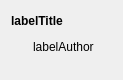
<?xml version="1.0" encoding="UTF-8"?>
<ui version="4.0">
 <class>SoundfontCell</class>
 <widget class="QWidget" name="SoundfontCell">
  <property name="geometry">
   <rect>
    <x>0</x>
    <y>0</y>
    <width>123</width>
    <height>80</height>
   </rect>
  </property>
  <property name="windowTitle">
   <string>Form</string>
  </property>
  <layout class="QVBoxLayout" name="verticalLayout">
   <item>
    <widget class="QFrame" name="line1">
     <property name="minimumSize">
      <size>
       <width>0</width>
       <height>20</height>
      </size>
     </property>
     <property name="maximumSize">
      <size>
       <width>16777215</width>
       <height>20</height>
      </size>
     </property>
     <layout class="QHBoxLayout" name="horizontalLayout2">
      <property name="leftMargin">
       <number>0</number>
      </property>
      <property name="topMargin">
       <number>0</number>
      </property>
      <property name="rightMargin">
       <number>0</number>
      </property>
      <property name="bottomMargin">
       <number>0</number>
      </property>
      <item>
       <widget class="ElidedLabel" name="labelTitle">
        <property name="font">
         <font>
          <weight>75</weight>
          <bold>true</bold>
         </font>
        </property>
        <property name="text">
         <string>labelTitle</string>
        </property>
       </widget>
      </item>
     </layout>
    </widget>
   </item>
   <item>
    <widget class="QFrame" name="line2">
     <property name="minimumSize">
      <size>
       <width>0</width>
       <height>20</height>
      </size>
     </property>
     <property name="maximumSize">
      <size>
       <width>16777215</width>
       <height>20</height>
      </size>
     </property>
     <layout class="QHBoxLayout" name="horizontalLayout">
      <property name="leftMargin">
       <number>0</number>
      </property>
      <property name="topMargin">
       <number>0</number>
      </property>
      <property name="rightMargin">
       <number>0</number>
      </property>
      <property name="bottomMargin">
       <number>0</number>
      </property>
      <item>
       <widget class="QLabel" name="iconAuthor">
        <property name="minimumSize">
         <size>
          <width>16</width>
          <height>16</height>
         </size>
        </property>
        <property name="maximumSize">
         <size>
          <width>16</width>
          <height>16</height>
         </size>
        </property>
        <property name="text">
         <string/>
        </property>
       </widget>
      </item>
      <item>
       <widget class="QLabel" name="labelAuthor">
        <property name="sizePolicy">
         <sizepolicy hsizetype="Expanding" vsizetype="Preferred">
          <horstretch>0</horstretch>
          <verstretch>0</verstretch>
         </sizepolicy>
        </property>
        <property name="cursor">
         <cursorShape>PointingHandCursor</cursorShape>
        </property>
        <property name="text">
         <string>labelAuthor</string>
        </property>
        <property name="textFormat">
         <enum>Qt::RichText</enum>
        </property>
       </widget>
      </item>
     </layout>
    </widget>
   </item>
   <item>
    <widget class="AttributeFlow" name="line3" native="true"/>
   </item>
  </layout>
 </widget>
 <customwidgets>
  <customwidget>
   <class>AttributeFlow</class>
   <extends>QWidget</extends>
   <header>attributeflow.h</header>
   <container>1</container>
  </customwidget>
  <customwidget>
   <class>ElidedLabel</class>
   <extends>QLabel</extends>
   <header>elidedlabel.h</header>
  </customwidget>
 </customwidgets>
 <resources/>
 <connections/>
</ui>
